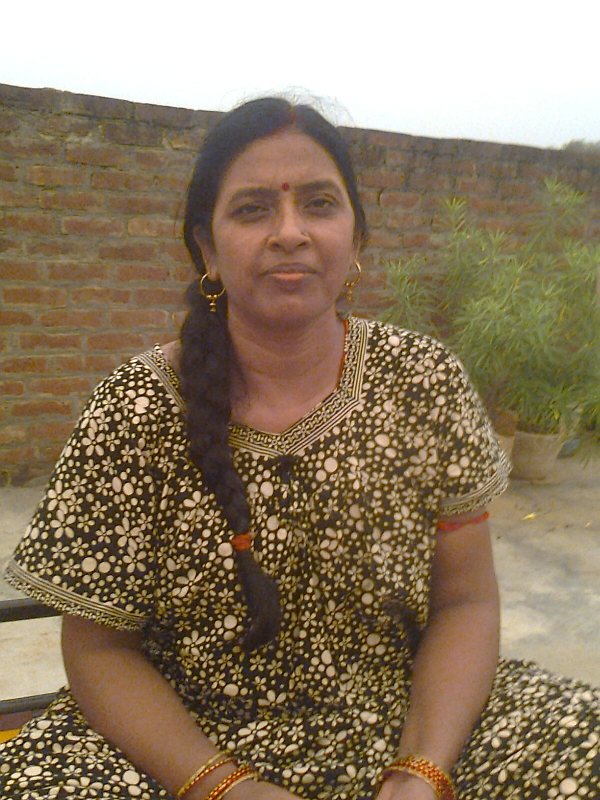
#> input picture BasicImplementations/day2-learnopencv/mom.jpg, 1200 x 1600 px (shown at 1/2 size)
$ python resizeimage.py
#> lines starting #> are read from the running program, lines starting #| are printed output that depends on the picture
import cv2

image=cv2.imread("mom.jpg")
#> image is the input picture: shape (1600, 1200, 3); mean B, G, R 98.9, 123.4, 141.1
(h,w,c)=image.shape
#> h = 1600; w = 1200; c = 3


k=cv2.resize(image,(300,300))
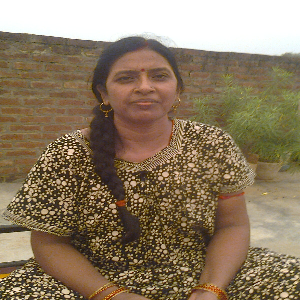
#> k: shape (300, 300, 3); mean B, G, R 98.8, 123.4, 141
cv2.imshow("resized",k)

cv2.waitKey(0)
